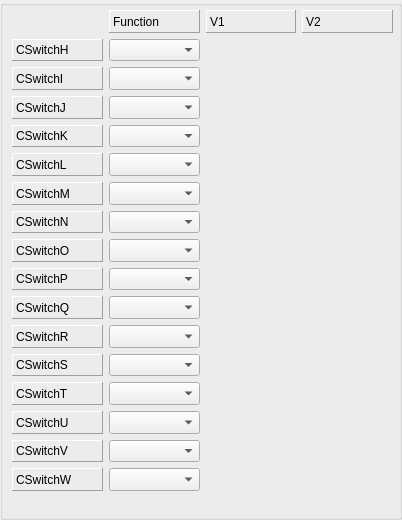
        <widget class="QGroupBox" name="cswitchGB2">
         <property name="title">
          <string/>
         </property>
         <widget class="QWidget" name="layoutWidget_3">
          <property name="geometry">
           <rect>
            <x>12</x>
            <y>10</y>
            <width>381</width>
            <height>501</height>
           </rect>
          </property>
          <layout class="QGridLayout" name="gridLayout_22">
           <item row="15" column="1">
            <widget class="QComboBox" name="cswitchFunc_31">
             <property name="sizePolicy">
              <sizepolicy hsizetype="MinimumExpanding" vsizetype="MinimumExpanding">
               <horstretch>0</horstretch>
               <verstretch>0</verstretch>
              </sizepolicy>
             </property>
            </widget>
           </item>
           <item row="16" column="1">
            <widget class="QComboBox" name="cswitchFunc_32">
             <property name="sizePolicy">
              <sizepolicy hsizetype="MinimumExpanding" vsizetype="MinimumExpanding">
               <horstretch>0</horstretch>
               <verstretch>0</verstretch>
              </sizepolicy>
             </property>
            </widget>
           </item>
           <item row="14" column="1">
            <widget class="QComboBox" name="cswitchFunc_30">
             <property name="sizePolicy">
              <sizepolicy hsizetype="MinimumExpanding" vsizetype="MinimumExpanding">
               <horstretch>0</horstretch>
               <verstretch>0</verstretch>
              </sizepolicy>
             </property>
            </widget>
           </item>
           <item row="13" column="0">
            <widget class="QLabel" name="label_116">
             <property name="sizePolicy">
              <sizepolicy hsizetype="MinimumExpanding" vsizetype="MinimumExpanding">
               <horstretch>0</horstretch>
               <verstretch>0</verstretch>
              </sizepolicy>
             </property>
             <property name="frameShape">
              <enum>QFrame::Panel</enum>
             </property>
             <property name="frameShadow">
              <enum>QFrame::Raised</enum>
             </property>
             <property name="text">
              <string>CSwitchT</string>
             </property>
            </widget>
           </item>
           <item row="13" column="1">
            <widget class="QComboBox" name="cswitchFunc_29">
             <property name="sizePolicy">
              <sizepolicy hsizetype="MinimumExpanding" vsizetype="MinimumExpanding">
               <horstretch>0</horstretch>
               <verstretch>0</verstretch>
              </sizepolicy>
             </property>
            </widget>
           </item>
           <item row="0" column="3">
            <widget class="QLabel" name="cswCol2_2">
             <property name="sizePolicy">
              <sizepolicy hsizetype="MinimumExpanding" vsizetype="MinimumExpanding">
               <horstretch>0</horstretch>
               <verstretch>0</verstretch>
              </sizepolicy>
             </property>
             <property name="frameShape">
              <enum>QFrame::Panel</enum>
             </property>
             <property name="frameShadow">
              <enum>QFrame::Raised</enum>
             </property>
             <property name="text">
              <string>V2</string>
             </property>
            </widget>
           </item>
           <item row="0" column="2">
            <widget class="QLabel" name="cswCol1_2">
             <property name="sizePolicy">
              <sizepolicy hsizetype="MinimumExpanding" vsizetype="MinimumExpanding">
               <horstretch>0</horstretch>
               <verstretch>0</verstretch>
              </sizepolicy>
             </property>
             <property name="frameShape">
              <enum>QFrame::Panel</enum>
             </property>
             <property name="frameShadow">
              <enum>QFrame::Raised</enum>
             </property>
             <property name="text">
              <string>V1</string>
             </property>
            </widget>
           </item>
           <item row="6" column="0">
            <widget class="QLabel" name="label_62">
             <property name="sizePolicy">
              <sizepolicy hsizetype="MinimumExpanding" vsizetype="MinimumExpanding">
               <horstretch>0</horstretch>
               <verstretch>0</verstretch>
              </sizepolicy>
             </property>
             <property name="frameShape">
              <enum>QFrame::Panel</enum>
             </property>
             <property name="frameShadow">
              <enum>QFrame::Raised</enum>
             </property>
             <property name="text">
              <string>CSwitchM</string>
             </property>
            </widget>
           </item>
           <item row="9" column="0">
            <widget class="QLabel" name="label_104">
             <property name="sizePolicy">
              <sizepolicy hsizetype="MinimumExpanding" vsizetype="MinimumExpanding">
               <horstretch>0</horstretch>
               <verstretch>0</verstretch>
              </sizepolicy>
             </property>
             <property name="frameShape">
              <enum>QFrame::Panel</enum>
             </property>
             <property name="frameShadow">
              <enum>QFrame::Raised</enum>
             </property>
             <property name="text">
              <string>CSwitchP</string>
             </property>
            </widget>
           </item>
           <item row="1" column="0">
            <widget class="QLabel" name="label_63">
             <property name="sizePolicy">
              <sizepolicy hsizetype="MinimumExpanding" vsizetype="MinimumExpanding">
               <horstretch>0</horstretch>
               <verstretch>0</verstretch>
              </sizepolicy>
             </property>
             <property name="frameShape">
              <enum>QFrame::Panel</enum>
             </property>
             <property name="frameShadow">
              <enum>QFrame::Raised</enum>
             </property>
             <property name="text">
              <string>CSwitchH</string>
             </property>
            </widget>
           </item>
           <item row="4" column="1">
            <widget class="QComboBox" name="cswitchFunc_20">
             <property name="sizePolicy">
              <sizepolicy hsizetype="MinimumExpanding" vsizetype="MinimumExpanding">
               <horstretch>0</horstretch>
               <verstretch>0</verstretch>
              </sizepolicy>
             </property>
            </widget>
           </item>
           <item row="8" column="0">
            <widget class="QLabel" name="label_105">
             <property name="sizePolicy">
              <sizepolicy hsizetype="MinimumExpanding" vsizetype="MinimumExpanding">
               <horstretch>0</horstretch>
               <verstretch>0</verstretch>
              </sizepolicy>
             </property>
             <property name="frameShape">
              <enum>QFrame::Panel</enum>
             </property>
             <property name="frameShadow">
              <enum>QFrame::Raised</enum>
             </property>
             <property name="text">
              <string>CSwitchO</string>
             </property>
            </widget>
           </item>
           <item row="7" column="0">
            <widget class="QLabel" name="label_109">
             <property name="sizePolicy">
              <sizepolicy hsizetype="MinimumExpanding" vsizetype="MinimumExpanding">
               <horstretch>0</horstretch>
               <verstretch>0</verstretch>
              </sizepolicy>
             </property>
             <property name="frameShape">
              <enum>QFrame::Panel</enum>
             </property>
             <property name="frameShadow">
              <enum>QFrame::Raised</enum>
             </property>
             <property name="text">
              <string>CSwitchN</string>
             </property>
            </widget>
           </item>
           <item row="7" column="1">
            <widget class="QComboBox" name="cswitchFunc_23">
             <property name="sizePolicy">
              <sizepolicy hsizetype="MinimumExpanding" vsizetype="MinimumExpanding">
               <horstretch>0</horstretch>
               <verstretch>0</verstretch>
              </sizepolicy>
             </property>
            </widget>
           </item>
           <item row="9" column="1">
            <widget class="QComboBox" name="cswitchFunc_25">
             <property name="sizePolicy">
              <sizepolicy hsizetype="MinimumExpanding" vsizetype="MinimumExpanding">
               <horstretch>0</horstretch>
               <verstretch>0</verstretch>
              </sizepolicy>
             </property>
            </widget>
           </item>
           <item row="10" column="0">
            <widget class="QLabel" name="label_110">
             <property name="sizePolicy">
              <sizepolicy hsizetype="MinimumExpanding" vsizetype="MinimumExpanding">
               <horstretch>0</horstretch>
               <verstretch>0</verstretch>
              </sizepolicy>
             </property>
             <property name="frameShape">
              <enum>QFrame::Panel</enum>
             </property>
             <property name="frameShadow">
              <enum>QFrame::Raised</enum>
             </property>
             <property name="text">
              <string>CSwitchQ</string>
             </property>
            </widget>
           </item>
           <item row="10" column="1">
            <widget class="QComboBox" name="cswitchFunc_26">
             <property name="sizePolicy">
              <sizepolicy hsizetype="MinimumExpanding" vsizetype="MinimumExpanding">
               <horstretch>0</horstretch>
               <verstretch>0</verstretch>
              </sizepolicy>
             </property>
            </widget>
           </item>
           <item row="11" column="0">
            <widget class="QLabel" name="label_111">
             <property name="sizePolicy">
              <sizepolicy hsizetype="MinimumExpanding" vsizetype="MinimumExpanding">
               <horstretch>0</horstretch>
               <verstretch>0</verstretch>
              </sizepolicy>
             </property>
             <property name="frameShape">
              <enum>QFrame::Panel</enum>
             </property>
             <property name="frameShadow">
              <enum>QFrame::Raised</enum>
             </property>
             <property name="text">
              <string>CSwitchR</string>
             </property>
            </widget>
           </item>
           <item row="11" column="1">
            <widget class="QComboBox" name="cswitchFunc_27">
             <property name="sizePolicy">
              <sizepolicy hsizetype="MinimumExpanding" vsizetype="MinimumExpanding">
               <horstretch>0</horstretch>
               <verstretch>0</verstretch>
              </sizepolicy>
             </property>
            </widget>
           </item>
           <item row="12" column="0">
            <widget class="QLabel" name="label_112">
             <property name="sizePolicy">
              <sizepolicy hsizetype="MinimumExpanding" vsizetype="MinimumExpanding">
               <horstretch>0</horstretch>
               <verstretch>0</verstretch>
              </sizepolicy>
             </property>
             <property name="frameShape">
              <enum>QFrame::Panel</enum>
             </property>
             <property name="frameShadow">
              <enum>QFrame::Raised</enum>
             </property>
             <property name="text">
              <string>CSwitchS</string>
             </property>
            </widget>
           </item>
           <item row="12" column="1">
            <widget class="QComboBox" name="cswitchFunc_28">
             <property name="sizePolicy">
              <sizepolicy hsizetype="MinimumExpanding" vsizetype="MinimumExpanding">
               <horstretch>0</horstretch>
               <verstretch>0</verstretch>
              </sizepolicy>
             </property>
            </widget>
           </item>
           <item row="6" column="1">
            <widget class="QComboBox" name="cswitchFunc_22">
             <property name="sizePolicy">
              <sizepolicy hsizetype="MinimumExpanding" vsizetype="MinimumExpanding">
               <horstretch>0</horstretch>
               <verstretch>0</verstretch>
              </sizepolicy>
             </property>
            </widget>
           </item>
           <item row="1" column="1">
            <widget class="QComboBox" name="cswitchFunc_17">
             <property name="sizePolicy">
              <sizepolicy hsizetype="MinimumExpanding" vsizetype="MinimumExpanding">
               <horstretch>0</horstretch>
               <verstretch>0</verstretch>
              </sizepolicy>
             </property>
            </widget>
           </item>
           <item row="5" column="0">
            <widget class="QLabel" name="label_64">
             <property name="sizePolicy">
              <sizepolicy hsizetype="MinimumExpanding" vsizetype="MinimumExpanding">
               <horstretch>0</horstretch>
               <verstretch>0</verstretch>
              </sizepolicy>
             </property>
             <property name="frameShape">
              <enum>QFrame::Panel</enum>
             </property>
             <property name="frameShadow">
              <enum>QFrame::Raised</enum>
             </property>
             <property name="text">
              <string>CSwitchL</string>
             </property>
            </widget>
           </item>
           <item row="2" column="1">
            <widget class="QComboBox" name="cswitchFunc_18">
             <property name="sizePolicy">
              <sizepolicy hsizetype="MinimumExpanding" vsizetype="MinimumExpanding">
               <horstretch>0</horstretch>
               <verstretch>0</verstretch>
              </sizepolicy>
             </property>
            </widget>
           </item>
           <item row="3" column="1">
            <widget class="QComboBox" name="cswitchFunc_19">
             <property name="sizePolicy">
              <sizepolicy hsizetype="MinimumExpanding" vsizetype="MinimumExpanding">
               <horstretch>0</horstretch>
               <verstretch>0</verstretch>
              </sizepolicy>
             </property>
            </widget>
           </item>
           <item row="4" column="0">
            <widget class="QLabel" name="label_65">
             <property name="sizePolicy">
              <sizepolicy hsizetype="MinimumExpanding" vsizetype="MinimumExpanding">
               <horstretch>0</horstretch>
               <verstretch>0</verstretch>
              </sizepolicy>
             </property>
             <property name="frameShape">
              <enum>QFrame::Panel</enum>
             </property>
             <property name="frameShadow">
              <enum>QFrame::Raised</enum>
             </property>
             <property name="text">
              <string>CSwitchK</string>
             </property>
            </widget>
           </item>
           <item row="0" column="1">
            <widget class="QLabel" name="cswFuncLabel_2">
             <property name="sizePolicy">
              <sizepolicy hsizetype="MinimumExpanding" vsizetype="MinimumExpanding">
               <horstretch>0</horstretch>
               <verstretch>0</verstretch>
              </sizepolicy>
             </property>
             <property name="frameShape">
              <enum>QFrame::Panel</enum>
             </property>
             <property name="frameShadow">
              <enum>QFrame::Raised</enum>
             </property>
             <property name="text">
              <string>Function</string>
             </property>
            </widget>
           </item>
           <item row="3" column="0">
            <widget class="QLabel" name="label_67">
             <property name="sizePolicy">
              <sizepolicy hsizetype="MinimumExpanding" vsizetype="MinimumExpanding">
               <horstretch>0</horstretch>
               <verstretch>0</verstretch>
              </sizepolicy>
             </property>
             <property name="frameShape">
              <enum>QFrame::Panel</enum>
             </property>
             <property name="frameShadow">
              <enum>QFrame::Raised</enum>
             </property>
             <property name="text">
              <string>CSwitchJ</string>
             </property>
            </widget>
           </item>
           <item row="2" column="0">
            <widget class="QLabel" name="label_68">
             <property name="sizePolicy">
              <sizepolicy hsizetype="MinimumExpanding" vsizetype="MinimumExpanding">
               <horstretch>0</horstretch>
               <verstretch>0</verstretch>
              </sizepolicy>
             </property>
             <property name="frameShape">
              <enum>QFrame::Panel</enum>
             </property>
             <property name="frameShadow">
              <enum>QFrame::Raised</enum>
             </property>
             <property name="text">
              <string>CSwitchI</string>
             </property>
            </widget>
           </item>
           <item row="17" column="0" colspan="4">
            <spacer name="horizontalSpacer_2">
             <property name="orientation">
              <enum>Qt::Horizontal</enum>
             </property>
             <property name="sizeHint" stdset="0">
              <size>
               <width>40</width>
               <height>20</height>
              </size>
             </property>
            </spacer>
           </item>
           <item row="14" column="0">
            <widget class="QLabel" name="label_117">
             <property name="sizePolicy">
              <sizepolicy hsizetype="MinimumExpanding" vsizetype="MinimumExpanding">
               <horstretch>0</horstretch>
               <verstretch>0</verstretch>
              </sizepolicy>
             </property>
             <property name="frameShape">
              <enum>QFrame::Panel</enum>
             </property>
             <property name="frameShadow">
              <enum>QFrame::Raised</enum>
             </property>
             <property name="text">
              <string>CSwitchU</string>
             </property>
            </widget>
           </item>
           <item row="15" column="0">
            <widget class="QLabel" name="label_118">
             <property name="sizePolicy">
              <sizepolicy hsizetype="MinimumExpanding" vsizetype="MinimumExpanding">
               <horstretch>0</horstretch>
               <verstretch>0</verstretch>
              </sizepolicy>
             </property>
             <property name="frameShape">
              <enum>QFrame::Panel</enum>
             </property>
             <property name="frameShadow">
              <enum>QFrame::Raised</enum>
             </property>
             <property name="text">
              <string>CSwitchV</string>
             </property>
            </widget>
           </item>
           <item row="16" column="0">
            <widget class="QLabel" name="label_120">
             <property name="sizePolicy">
              <sizepolicy hsizetype="MinimumExpanding" vsizetype="MinimumExpanding">
               <horstretch>0</horstretch>
               <verstretch>0</verstretch>
              </sizepolicy>
             </property>
             <property name="frameShape">
              <enum>QFrame::Panel</enum>
             </property>
             <property name="frameShadow">
              <enum>QFrame::Raised</enum>
             </property>
             <property name="text">
              <string>CSwitchW</string>
             </property>
            </widget>
           </item>
           <item row="8" column="1">
            <widget class="QComboBox" name="cswitchFunc_24">
             <property name="sizePolicy">
              <sizepolicy hsizetype="MinimumExpanding" vsizetype="MinimumExpanding">
               <horstretch>0</horstretch>
               <verstretch>0</verstretch>
              </sizepolicy>
             </property>
            </widget>
           </item>
           <item row="5" column="1">
            <widget class="QComboBox" name="cswitchFunc_21">
             <property name="sizePolicy">
              <sizepolicy hsizetype="MinimumExpanding" vsizetype="MinimumExpanding">
               <horstretch>0</horstretch>
               <verstretch>0</verstretch>
              </sizepolicy>
             </property>
            </widget>
           </item>
          </layout>
         </widget>
        </widget>
